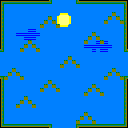

Below is a game level as drawn by its tile map, then a one-line description and the .tmx that defines it (tile-layer data replaced by summaries):
An orthogonal 32x32 tile map with 4x4 px tiles, 1 tile layer (Capa de Patrones 1).

<map version="1.0" orientation="orthogonal" renderorder="right-down" width="32" height="32" tilewidth="4" tileheight="4" nextobjectid="1">
 <tileset firstgid="1" name="set1" tilewidth="4" tileheight="4">
  <image source="../tiles/set1.png" width="64" height="64" />
 </tileset>
 <layer name="Capa de Patrones 1" width="32" height="32">
  <data>[1024 cells, 1024 non-empty, 23 distinct tile ids]</data>
 </layer>
</map>
